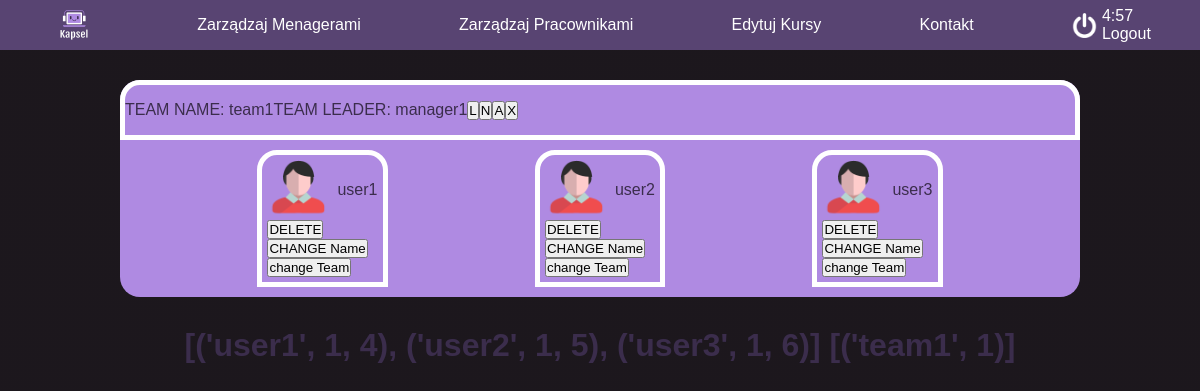
The page /manageUsers (signed in) on the database as committed earlier.
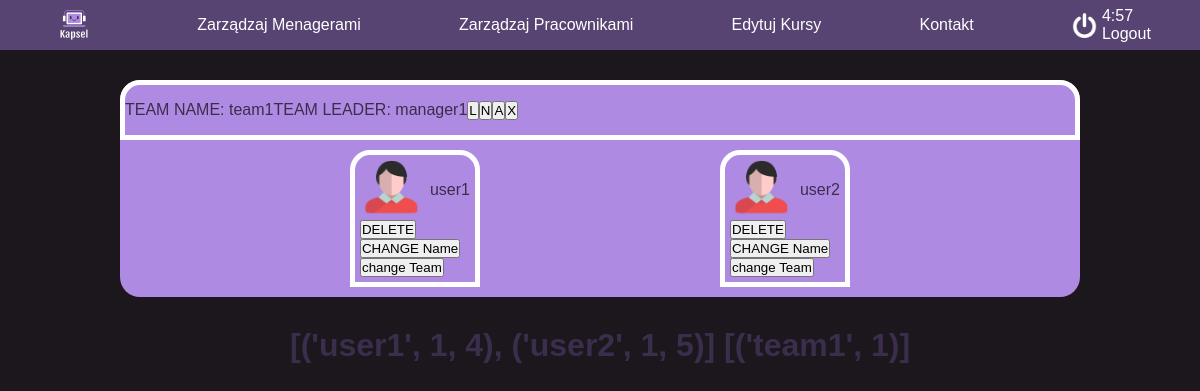
The same page on the database as committed later.
### tables this page shows
CREATE TABLE "users"
(
    id       integer
        primary key autoincrement,
    username text,
    role     text,
    password text,
    team_id  integer
);

CREATE TABLE teams
(
    id         integer
        constraint teams_pk
            primary key autoincrement,
    name       text,
    manager_id integer
);

### app.py (the view)
@app.route('/manageUsers')
def manage_users():
    session["localization"] = "manage_users"
    if not session.get("username"):
        return redirect("/login")
    if session.get("role") != 'manager' and session.get("role") != 'admin':
        abort(403)
    cursor.execute("SELECT username, team_id, id FROM users WHERE role=='user'")
    users = cursor.fetchall()
    teams = []
    cursor.execute("SELECT name, team_id FROM teams INNER JOIN users on teams.id=users.team_id WHERE role=='user'")
    teams = cursor.fetchall()
    cursor.execute("SELECT username, teams.id FROM users INNER JOIN teams on users.id=manager_id WHERE role=='manager'")
    managers = cursor.fetchall()
    teams2 = set(teams)
    teams = list(teams2)
    return render_template('manageUsers.html', users=users, teams=teams, managers=managers, role=session.get("role"))

### templates/manageUsers.html (shortened to what this page needs)
<!DOCTYPE html>
<html lang="pl-PL">
<head id="ctl00_Head1">
    <link rel="stylesheet" href="/static/style/style.css">
    <link rel="stylesheet" href="/static/style/nav.css">
    <link rel="stylesheet" href="/static/style/manageUsers.css">
</head>
<body class="CacheDetailsPage">
    {% include 'navbar.html' %}
    <div id="content">
        {% for i in teams %}
        <div class="teamContainer">
            {% for j in managers %}
            {% if i[1] == j[1] %}
                <div class="teamNav">
                    <p>TEAM NAME: {{ i[0] }}</p>
                    <p>TEAM LEADER: {{ j[0] }}</p>
                    <a href="" id="changeTeamLeader"><button onclick="changeTeamName()">L</button></a>
                    <a href="" id="changeTeamName"><button onclick="changeTeamName()">N</button></a>
                    <a href="" id="addToTeam"><button onclick="changeTeamName()">A</button></a>
                    <a href="" id="deleteTeam"><button>X</button></a>
                </div>
                {% endif %}
            {% endfor %}
            <div class="teamContent">
                {% for j in users %}
                    {% if i[1]==j[1] %}
                    <div class="teamUser">
                        <div class="teamUserNav">
                        <div class="teamUserIcon"></div>
                            <div class="teamUserP"><p class="teamUserP">{{j[0]}}</p></div>
                            </div>
                        <a href="" id="deleteUser"><button>DELETE</button></a>
                        <a href="" id="changeUserName"><button>CHANGE Name</button></a>
                        <a href="" id="changeUserTeam"><button>change Team</button></a>
                    </div>
                    {% endif %}
                {% endfor %}
            </div>
        </div>
        {% endfor %}
      <h1>  {{ users }}
    {{ teams }}</h1>
    </div>
</body>
</html>

### templates/navbar.html (shortened to what this page needs)
<div id="nav">
    <nav>
        <ul>
            <li><a href="/" id="logo"><div id="logoDiv"></div></a></li>
            {% if role=='admin' %}
            <li class="navBtn"><a href="manageManagers">Zarządzaj Menagerami</a></li>
            <li class="navBtn"><a href="manageUsers">Zarządzaj Pracownikami</a></li>
            <li class="navBtn"><a href="manageCourses">Edytuj Kursy</a></li>
            {% elif role == 'manager'%}
            <li class="navBtn"><a href="">Zarządzaj Pracownikami</a></li>
            <li class="navBtn"><a href="">Informacje</a></li>
            {% endif %}
            <li class="navBtn"><a href="kontakt">Kontakt</a></li>
            <li id="logoutLi">
                <div class="horizontal">
                    <div id="logoutIcon"></div>
                    <div class="vertical">
                        <div id="timeout"></div>
                        <a href="/logout" id="logoutPageBtn">Logout</a>
                    </div>
                </div>
            </li>
        </ul>
    </nav>
</div>

### static/style/style.css (style rules this page uses)
* { margin:0; padding: 0; box-sizing: border-box; }
html, body { font-family: Helvetica, sans-serif; height: 100%; background-image: linear-gradient(rgba(19,14,20,0.8), rgba(19,14,20,0.8)), url(../icon/new-york-1745089_1920.jpg); background-position: center; background-size: cover; background-attachment: fixed; }
h1 { margin-top: 30px; }
#content { color:var(--bg); display: flex; flex-direction: column; align-items: center; padding-top: 60px; width: 100vw; height: 100vh; transition-duration: .3s; }

### static/style/nav.css (style rules this page uses)
* { margin:0; padding: 0; box-sizing: border-box; }
a { text-decoration: none; color:var(--white); }
#nav { z-index: 100000; position:fixed; top:0; display: flex; flex-direction: row; width: 100%; height: 5%; background-color: var(--bg); }
#logoDiv { background-image: url(/static/icon/LogoNoBg.png); background-size: 100% 100%; width: 50px; height: 50px; }
nav { width: 100%; height: 50px; display: flex; flex-direction: row; justify-content: center; align-items: center; }
nav > ul { display: flex; flex-direction: row; list-style-type: none; width: 100%; align-items: center; justify-content: space-around; height: 100%; background-color: var(--secbg); }
#timeout { color:white; }
.horizontal { display: flex; flex-direction: row; align-items: center; justify-content: center; gap: 5px; }
#logoutIcon { background-image: url(/static/icon/power.png); background-size: 100% 100%; width: 25px; height: 25px; }

### static/style/manageUsers.css (style rules this page uses)
.teamContainer { width:80vw; height: fit-content; background-color: var(--details); border-radius: 20px; margin-top: 20px; height: fit-content; }
.teamNav { width:80vw; height: 60px; background-color: var(--details); border: 5px solid var(--white); border-radius: 20px 20px 0px 0px; display: flex; align-items: center; }
.teamContent { width: 100%; display: flex; flex-direction: row; flex-wrap: wrap; justify-content: space-evenly; }
.teamUser { border-radius: 20px 20px 0px 0px; padding: 5px; border: 5px solid var(--white); margin: 10px; display: flex; flex-direction: column; }
.teamUserNav { display: flex; flex-direction: row; }
.teamUserIcon { background-image: url(/static/icon/icon_user.png); width:60px; height:60px; background-repeat: no-repeat; background-size: cover; }
.teamUserP { display: flex; align-items: center; text-align: center; margin-left: 5px; }

### static/style/root.css (style rules this page uses)
:root { --bg: #3b2d4c; --white: white; --secbg: #584472; --details: #af8ae2; --dark: #191420; }

Rows that differ between the two databases and show on the page:
removed users: username "user3"
Other text that changed with them:
{{ users }}: "[('user1', 1, 4), ('user2', 1, 5), ('user3', 1, 6)]" → "[('user1', 1, 4), ('user2', 1, 5)]"
